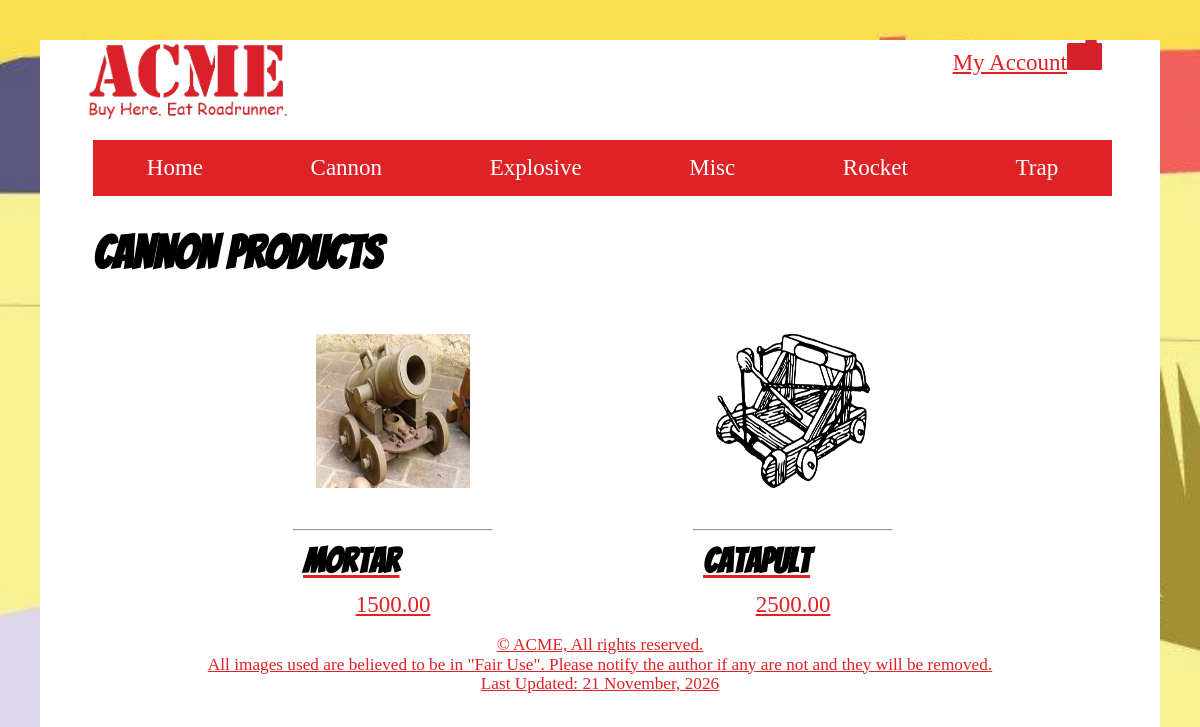
Page /products/?action=category&categoryName=Cannon on the committed database.
### tables this page shows
CREATE TABLE `categories` (
  `categoryId` int(10) UNSIGNED NOT NULL,
  `categoryName` varchar(30) NOT NULL
);

CREATE TABLE `inventory` (
  `invId` int(10) UNSIGNED NOT NULL,
  `invName` varchar(50) NOT NULL DEFAULT '',
  `invDescription` text NOT NULL,
  `invImage` varchar(50) NOT NULL DEFAULT '',
  `invThumbnail` varchar(50) NOT NULL DEFAULT '',
  `invPrice` decimal(10,2) NOT NULL DEFAULT '0.00',
  `invStock` smallint(6) NOT NULL DEFAULT '0',
  `invSize` smallint(6) NOT NULL DEFAULT '0',
  `invWeight` smallint(6) NOT NULL DEFAULT '0',
  `invLocation` varchar(35) NOT NULL DEFAULT '',
  `categoryId` int(10) UNSIGNED NOT NULL,
  `invVendor` varchar(20) NOT NULL DEFAULT '',
  `invStyle` varchar(20) NOT NULL DEFAULT '',
  `invFeatured` tinyint(1) DEFAULT NULL
);

### model/products-model.php (called while the page is built, shortened)
<?php
function getProductsByCategory($categoryName){
 $db = acmeConnect();
 $sql = 'SELECT * FROM inventory WHERE categoryId IN (SELECT categoryId FROM categories WHERE categoryName = :categoryName)';
 $stmt = $db->prepare($sql);
 $stmt->bindValue(':categoryName', $categoryName, PDO::PARAM_STR);
 $stmt->execute();
 $products = $stmt->fetchAll(PDO::FETCH_ASSOC);
 return $products;
}

### library/functions.php (the view, shortened to what this page needs)
<?php
function buildNav() {
    $categories = getCategories();
    $navList = '<ul class="navbar">';
    $navList .= "<li><a href='/acme/' title='View the Acme home page'>Home</a></li>";
    foreach ($categories as $category) {
        $navList .="<li><a href='/acme/products/?action=category&categoryName=".urlencode($category['categoryName'])."' title='View our $category[categoryName] product line'>$category[categoryName]</a></li>";
    }
    $navList .= '</ul>';
    $navList .= '<p class=""></p>';
    return $navList;
}
function getCategories() {
    $db = acmeConnect();
    $sql = 'SELECT categoryName, categoryId FROM categories ORDER BY categoryName ASC';
    $stmt = $db->prepare($sql);
    $stmt->execute();
    $categories = $stmt->fetchAll();
    return $categories;
}
function buildProductsDisplay($products){
 $pd = '<ul id="prod-display">';
 foreach ($products as $product) {
  $pd .= '<li>';
  $pd .= "<li><a href='/acme/products/?action=productDetail&invId=$product[invId]'> ";
  $pd .= "<img src='$product[invThumbnail]' alt='Image of $product[invName] on Acme.com'>";
  $pd .= '<hr>';
  $pd .= "<h2>$product[invName]</h2>";
  $pd .= "<span>$product[invPrice]</span>";
  $pd .= '</li>';
 }
 $pd .= '</ul>';
 return $pd;
}

### products/index.php (shortened to what this page needs)
<?php
$action = filter_input(INPUT_POST, 'action');
if ($action == NULL){
    $action = filter_input(INPUT_GET, 'action');
}
    require_once '../model/products-model.php';
    require_once '../library/functions.php';
$categories = getCategories();
$navList = buildNav($categories);
    switch ($action){
case 'category':
 $categoryName = filter_input(INPUT_GET, 'categoryName', FILTER_SANITIZE_STRING);
 $products = getProductsByCategory($categoryName);
 if(!count($products)){
  $message = "<p class='notice'>Sorry, no $categoryName products could be found.</p>";
 } else {
  $prodDisplay = buildProductsDisplay($products);
 }
 include '../view/category.php';
break;
}
?>

### common/header.php (shortened to what this page needs)
<!DOCTYPE html>
<html lang="en">
	<head>
				<link href="/acme/css/normalize.css" rel="stylesheet">
                                <link href="/acme/css/main.css" rel="stylesheet">
	</head>
	<body>
		<header id="header">
                    <a href="/acme/"><img id="logo" width="200" src="/acme/images/site/logo.gif" alt="ACME - Buy Here. Eat Roadrunner!"></a>
                    <div id="myAccount">
        <?php
        if (isset($_SESSION['loggedin'])) {
            echo "<a href='/acme/accounts/?action=Admin'>Welcome " . $_SESSION['clientData']['clientFirstname'];
            echo "<img src='/acme/images/site/account.gif' alt='account' height='30' width='35'/></a>\n\t\t";
            echo "<a href='/acme/accounts/?action=Logout'>Logout</a>";
        } else {
            echo "<a href='/acme/accounts/?action=Login'>My Account";
            echo "<img src='/acme/images/site/account.gif' alt='account' height='30' width='35'/></a>";
        }
        ?>
                    </div>
		</header>
	<main>

### view/category.php (shortened to what this page needs)
<?php include  $_SERVER['DOCUMENT_ROOT'] . '/acme/common/header.php'; ?>
<nav>
      <?php echo buildNav(); ?>
</nav>
		<h1><?php echo $categoryName; ?> Products</h1>
		<?php if(isset($prodDisplay)){
		 echo $prodDisplay;
		} ?>
<?php include  $_SERVER['DOCUMENT_ROOT'] . '/acme/common/footer.php'; ?>

### common/footer.php
</main>
<footer id="footer">
	<span>&copy; ACME, All rights reserved.</span> <br>
	<span>All images used are believed to be in "Fair Use". Please notify the author if any are not and they will be removed.</span><br>
	Last Updated: <?php echo date('j F, Y', getlastmod()); ?>
    </footer>
	</body>
</html>

### css/main.css (style rules this page uses)
html { box-sizing: border-box; }
*, *:before, *:after { box-sizing: inherit; }
html { background-image: url("/acme/images/site/background.jpg"); height: 100%; background-position: center; background-repeat: no-repeat; display: flex; background-size: cover; flex-direction: column; }
h1 { font-size: 200%; }
h1, h2, h3, h4, h5, h6 { font-family: 'Bangers', cursive; color: #000000; }
body { padding: 0% 4% 0% 4%; background-color: #ffffff; }
body a { color: #de2226; }
.navbar { list-style: none; padding-left: 0; }
main { background-color: #ffffff; padding-left: 5px; margin: 0; }
.navbar li a { list-style-type: none; color: #ffffff; text-decoration: none; }
ul { margin: 0; padding: 0; }
header { background-color: #ffffff; margin-right: 10px; }
header #logo { margin-bottom: 20px; }
header>div { float: right; margin-left: 10px; color: #de2226; }
main img { height: auto; margin: 0 auto; }
#recipes>h1, h2, h3, h4, h5 { text-align: left; margin: 10px; }
#footer { text-align: center; background-color: #ffffff; padding: 5px; width: 100%; overflow: hidden; font-size: 75%; }
.navbar { display: flex; justify-content: space-around; background-color: #de2226; }
.navbar li { border-width: thin; border-color: #ffffff; justify-content: center; text-align: center; background-color: #de2226; padding: 15px 5px; }
body { background-color: #ffffff; font-size: 23px; margin: 40px; }
.navbar li { border-width: thin; border-color: white; justify-content: center; text-align: center; background-color: #de2226; padding: 15px 5px; }
#prod-display { margin: 0; padding: 1em; display: flex; flex-direction: column; }
#prod-display li { margin-bottom: 0; list-style-type: none; }
#prod-display img { width: 100%; padding: 1em; }
@media screen and (min-width: 30.1em) { #prod-display { margin: 0; padding: 0; display: flex; flex-direction: column; } }
@media screen and (min-width: 30.1em) { #prod-display { margin: 0; padding: 0; display: flex; align-items: flex-start; flex-direction: column; } }
@media screen and (min-width: 30.1em) { #prod-display li { margin-bottom: .5em; list-style-type: none; flex: 1 1 auto; } }
@media screen and (min-width: 30.1em) { #prod-display li img { width: 100%; height: 200px; } }
@media screen and (min-width: 50em) { #prod-display { flex-flow: row wrap; justify-content: flex-start; } }
@media screen and (min-width: 50em) { #prod-display li { max-width: 200px; flex: 1 0 auto; text-align: center; max-height: 400px; } }

### rows in the picture
categories: categoryName "Cannon"
categories: categoryName "Explosive"
categories: categoryName "Misc"
categories: categoryName "Rocket"
categories: categoryName "Trap"
inventory: invThumbnail (picture), invName "Mortar", invPrice "1500.00"
inventory: invThumbnail (picture), invName "Catapult", invPrice "2500.00"

### other values in the picture
$categoryName "Cannon"
date('j F, Y', getlastmod()) "21 November, 2026"
